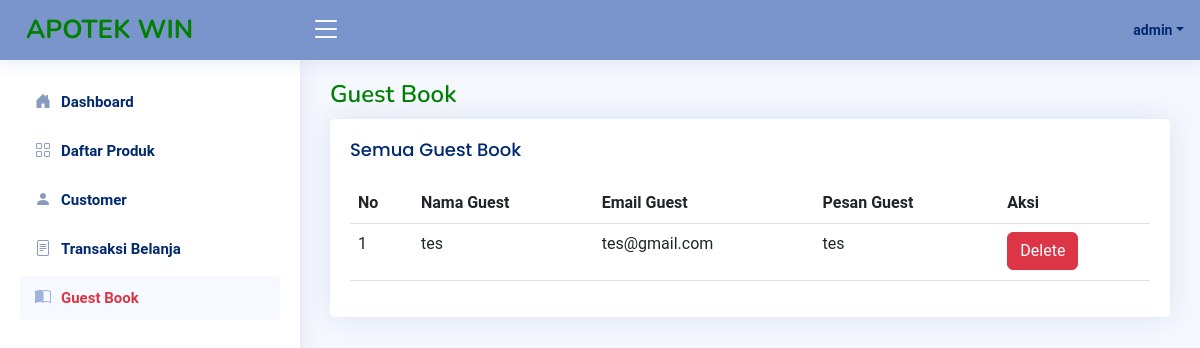
Screenshot of /Admin/viewGuestBook.php (signed in) with the database file from the repository.
### tables this page shows
CREATE TABLE `guestbook` (
  `idGuest` varchar(255) NOT NULL,
  `namaGuest` varchar(255) NOT NULL,
  `emailGuest` varchar(255) NOT NULL,
  `pesanGuest` longtext NOT NULL
);

### connect.php (called while the page is built, shortened)
<?php
$connect = mysqli_connect("localhost", "root", "", "onlineshop");
function query($query){
    global $connect;
    $result = mysqli_query($connect, $query);
    $rows = [];
    while ($row = mysqli_fetch_assoc($result)){
        $rows[] = $row;
    }
    return $rows;
}
?>

### Admin/viewGuestBook.php (the view, shortened to what this page needs)
<?php
require 'template/headerAdmin.php';
require 'template/sidebarAdmin.php';
$allGuestBook = query("SELECT * FROM guestbook ORDER BY idGuest DESC");
?>
<main id="main" class="main">
    <div class="pagetitle ">
      <h1 class="text" style = "color:#008000">Guest Book</h1>
    </div>
    <section class="section">
      <div class="row">
        <div class="">
          <div class="card">
            <div class="card-body">
              <h5 class="card-title">Semua Guest Book</h5>
              <table class="table">
                <thead>
                  <tr>
                    <th scope="col">No</th>
                    <th scope="col">Nama Guest</th>
                    <th scope="col">Email Guest</th>
                    <th scope="col">Pesan Guest</th>
                    <th scope="col">Aksi</th>
                  </tr>
                </thead>
                <tbody>
                    <?php $i = 1; ?>
                    <?php foreach($allGuestBook as $guestBook) : ?>
                    <tr>
                        <td><?= $i; ?></td>
                        <td><?= $guestBook["namaGuest"]; ?></td>
                        <td><?= $guestBook["emailGuest"]; ?></td>
                        <td><?= $guestBook["pesanGuest"]; ?></td>
                        <td>
                            <a href="deleteGuestBook.php?idGuest=<?= $guestBook["idGuest"]; ?>" class="btn btn-danger" onclick="return confirm('Yakin ingin menghapus pesan dari <?= $guestBook["namaGuest"]; ?>?');">Delete</a>
                        </td>
                    </tr>
                    <?php $i++; ?>
                    <?php endforeach; ?>
                </tbody>
                </table>
            </div>
          </div>
        </div>
    </div>
    </section>
</main>

### assets/css/style.css (style rules this page uses)
:root { scroll-behavior: smooth; --primary-color: #9fb3df; --secondary-color: #c7d4f2; --text-color: #2c3e50; --light-bg: #f5f8ff; --header-bg: #7a95cc; }
body { font-family: "Poppins", sans-serif; background: var(--light-bg); color: var(--text-color); }
a { color: var(--primary-color); text-decoration: none; }
h1, h2, h3, h4, h5, h6 { font-family: "Nunito", sans-serif; }
#main { margin-top: 60px; padding: 20px 30px; transition: all 0.3s; }
.pagetitle { margin-bottom: 10px; }
.pagetitle h1 { font-size: 24px; margin-bottom: 0; font-weight: 600; color: #012970; }
.card { margin-bottom: 30px; border: none; border-radius: 5px; box-shadow: 0px 0 30px rgba(1, 41, 112, 0.1); }
.card-title { padding: 20px 0 15px 0; font-size: 18px; font-weight: 500; color: #012970; font-family: "Poppins", sans-serif; }
.card-body { padding: 0 20px 20px 20px; }
@media (min-width: 1200px) { #main, #footer { margin-left: 300px; } }
* { padding: 0; margin: 0; box-sizing: border-box; font-family: "Roboto", sans-serif; }

### rows the page displays
guestbook: namaGuest "tes", emailGuest "tes@gmail.com", pesanGuest "tes"

### other values shown
$userLogin "admin"
